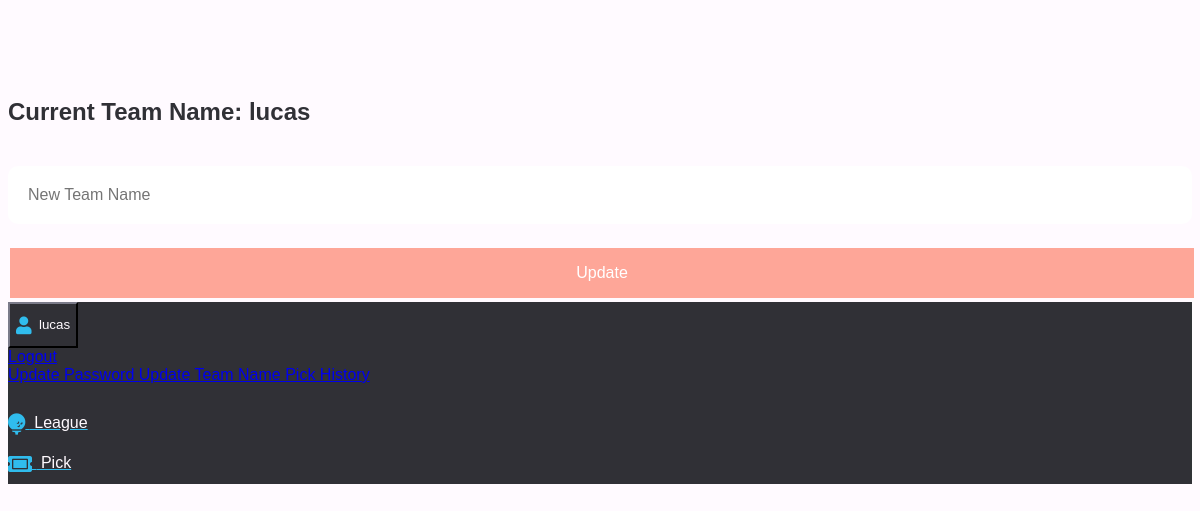
Before: /update_display_name (signed in) with the older database file.
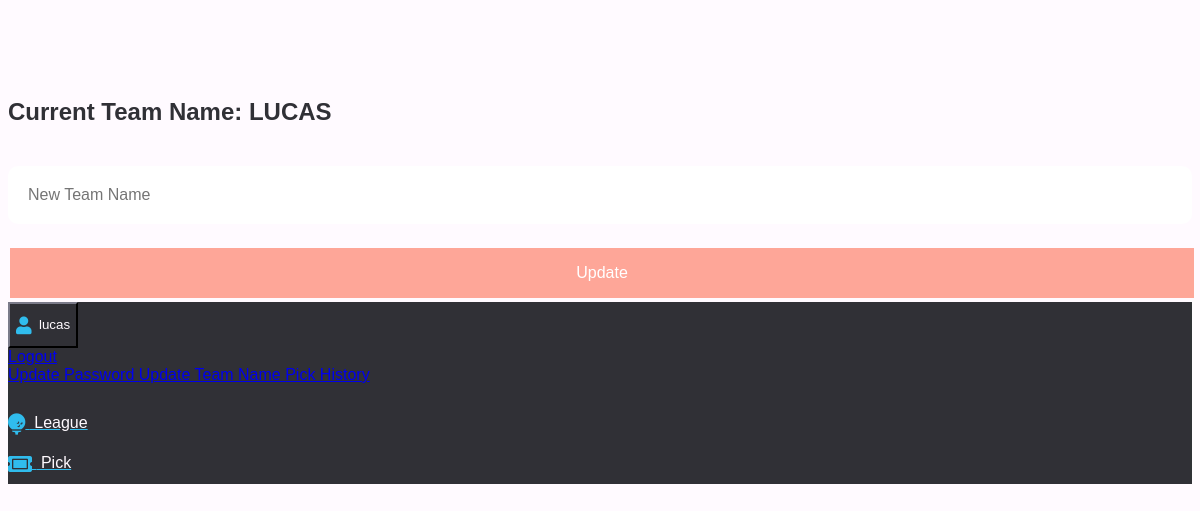
After: the same page with the newer database file.
### oad/models.py (models this page shows)
class User(UserMixin, db.Model):
    __table_args__ = {"extend_existing": True}
    id = db.Column(db.Integer, primary_key=True)
    email = db.Column(db.String(100), unique=True)
    password = db.Column(db.String(100))
    name = db.Column(db.String(1000), unique=True)
    picks = db.relationship("Pick", backref="user", lazy=True)
    strikes_remaining = db.Column(db.Integer, default=1)
    is_admin = db.Column(db.Boolean, default=False)
    email_confirmed = db.Column(db.Boolean, default=False)
    display_name = db.Column(db.Text, default="")

### oad/main.py (the view)
@main.route("/update_display_name")
@login_required
def update_display_name():
    user = User.query.filter_by(email=current_user.email).first()
    team_name = user.display_name
    print("team name", team_name)
    if not team_name:
        team_name = user.name
    print("team name", team_name)
    return render_template("update_display_name.html", team_name=team_name)

### oad/__init__.py (called while the page is built)
def create_app():
    app = Flask(__name__)
    app.config["SECRET_KEY"] = "1234"
    app.config["SQLALCHEMY_DATABASE_URI"] = "sqlite:///db.sqlite"
    app.config["SQLALCHEMY_TRACK_MODIFICATIONS"] = True
    db.init_app(app)
    login_manager = LoginManager()
    login_manager.login_view = "auth.login"
    login_manager.init_app(app)
    from .models import User
    @login_manager.user_loader
    def load_user(user_id):
        return User.query.get(int(user_id))
    from .auth import auth as auth_blueprint
    app.register_blueprint(auth_blueprint)
    from .main import main as main_blueprint
    app.register_blueprint(main_blueprint)
    return app

### oad/templates/update_display_name.html (shortened to what this page needs)
{% extends "base.html" %} {% block content %}
<h1> Current Team Name: {{ team_name }} </h1>
<form action="{{ url_for('main.user_display_name_change') }}" method="POST">
  <div class="field">
    <div class="control">
      <input
        class="input is-large"
        type="text"
        name="new_name"
        placeholder="New Team Name"
        autofocus=""
      />
    </div>
  </div>
  <button class="button">Update</button>
</form>
{% endblock %}

### oad/templates/base.html (shortened to what this page needs)
<!DOCTYPE html>
<html>
  <head>
    <link
      rel="stylesheet"
      href="https://cdnjs.cloudflare.com/ajax/libs/font-awesome/5.9.0/css/all.min.css"
      type="text/css"
    />
    <link
      rel="stylesheet"
      href="https://pingendo.com/assets/bootstrap/bootstrap-4.0.0-beta.1.css"
      type="text/css"
    />
  </head>
  <body>
    <section>
      <div>
        <div class="container has-text-centered">
          {% block content %} {% endblock %}
        </div>
      </div>
    </section>
    <nav class="navbar fixed-bottom navbar-dark bg-dark">
      <div class="container p-0">
        <div class="btn-group dropup btn-group-sm" style="color: blue">
          {% if current_user.is_authenticated %}
          <button
            type="button"
            class="btn dropdown-toggle btn-warning"
            aria-expanded="false"
            aria-haspopup="true"
            data-toggle="dropdown"
            id="dup_butt"
          >
            <i class="fa fa-user fa-lg"></i>
            <span id="text">&nbsp;{{ current_user.name }}</span>
          </button>
          <div class="dropdown-menu text-left">
            <a href="{{ url_for('auth.logout') }}" class="dropdown-item">
              Logout
            </a>
            <a
              href="{{ url_for('main.update_password') }}"
              class="dropdown-item"
            >
              Update Password
            </a>
            <a
              href="{{ url_for('main.update_display_name') }}"
              class="dropdown-item"
            >
              Update Team Name
            </a>
            <a href="{{ url_for('main.profile') }}" class="dropdown-item">
              Pick History
            </a>
          </div>
        </div>
        <nav class="nav">
          <a
            class="nav-link text-warning px-0 pr-4"
            href="{{ url_for('main.league') }}"
          >
            <i class="fa fa-golf-ball fa-lg"></i>
            <span id="text">&nbsp;League</span>
          </a>
        </nav>
        <nav class="nav">
          <a
            class="nav-link text-warning px-0 pr-4"
            href="{{ url_for('main.pick') }}"
          >
            <i class="fa fa-ticket-alt fa-lg"></i>
            <span id="text">&nbsp;Pick</span>
          </a>
        </nav>
        {% endif %}
      </div>
    </nav>
  </body>
</html>

Changed rows visible on the page:
changed User "lucas": display_name "lucas" → "LUCAS"
